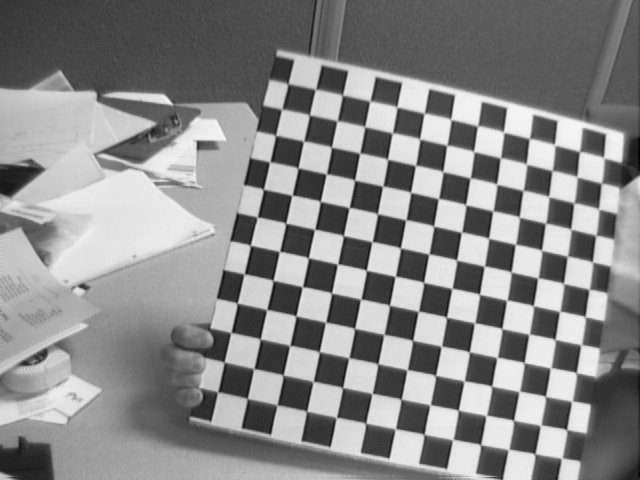
%> input picture computer_vision_Hui/camera_calibration_and_animation/reproj_driver_and_animation/Image16.tif, 640 x 480 px
$ octave reproj_driver_HuiShi.m   (GNU Octave 9; MATLAB toolbox functions it lacks are replaced by stand-ins)
%> lines starting %> are read from the running program, lines starting %| are printed output that depends on the picture
### computer_vision_Hui/camera_calibration_and_animation/reproj_driver_and_animation/project_points.m
function [xp,dxpdom,dxpdT,dxpdf,dxpdc,dxpdk] = project_points(X,om,T,f,c,k)

%project_points.m
%
%[xp,dxpdom,dxpdT,dxpdf,dxpdc,dxpdk] = project_points(X,om,T,f,c,k)
%
%Projects a 3D structure onto the image plane.
%
%INPUT: X: 3D structure in the world coordinate frame (3xN matrix for N points)
%       (om,T): Rigid motion parameters between world coordinate frame and camera reference frame
%               om: rotation vector (3x1 vector); T: translation vector (3x1 vector)
%       f: camera focal length in units of horizontal and vertical pixel units (2x1 vector)
%       c: principal point location in pixel units (2x1 vector)
%       k: Distortion coefficients (radial and tangential) (4x1 vector)
%
%OUTPUT: xp: Projected pixel coordinates (2xN matrix for N points)
%        dxpdom: Derivative of xp with respect to om ((2N)x3 matrix)
%        dxpdT: Derivative of xp with respect to T ((2N)x3 matrix)
%        dxpdf: Derivative of xp with respect to f ((2N)x2 matrix if f is 2x1, or (2N)x1 matrix is f is a scalar)
%        dxpdc: Derivative of xp with respect to c ((2N)x2 matrix)
%        dxpdk: Derivative of xp with respect to k ((2N)x4 matrix)
%
%Definitions:
%Let P be a point in 3D of coordinates X in the world reference frame (stored in the matrix X)
%The coordinate vector of P in the camera reference frame is: Xc = R*X + T
%where R is the rotation matrix corresponding to the rotation vector om: R = rodrigues(om);
%call x, y and z the 3 coordinates of Xc: x = Xc(1); y = Xc(2); z = Xc(3);
%The pinehole projection coordinates of P is [a;b] where a=x/z and b=y/z.
%call r^2 = a^2 + b^2.
%The distorted point coordinates are: xd = [xx;yy] where:
%
%xx = a * (1 + kc(1)*r^2 + kc(2)*r^4)      +      2*kc(3)*a*b + kc(4)*(r^2 + 2*a^2);
%yy = b * (1 + kc(1)*r^2 + kc(2)*r^4)      +      kc(3)*(r^2 + 2*b^2) + 2*kc(4)*a*b;
%
%The left terms correspond to radial distortion, the right terms correspond to tangential distortion
%
%Fianlly, convertion into pixel coordinates: The final pixel coordinates vector xp=[xxp;yyp] where:
%
%xxp = f(1)*xx + c(1)
%yyp = f(2)*yy + c(2)
%
%Reduced camera models: Currently manufactured cameras do not always justify this very general optical model.
%For example, it now customary to assume rectangular pixels, and thus assume zero skew (alpha_c=0).
%It is in fact a default setting of the toolbox (the skew coefficient not being estimated).
%Furthermore, the very generic (6th order radial + tangential) distortion model is often not considered completely.
%For standard field of views (non wide-angle cameras), it is often not necessary (and not recommended) to push
%the radial component of distortion model beyond the 4th order (i.e. keeping kc(5)=0). This is also a default setting of the toolbox.
%
%NOTE: About 90 percent of the code takes care fo computing the Jacobian matrices
%
%
%Important function called within that program:
%
%rodrigues.m: Computes the rotation matrix corresponding to a rotation vector
%
%rigid_motion.m: Computes the rigid motion transformation of a given structure


if nargin < 6, % nargin is number of input parameters
   k = zeros(4,1);
   if nargin < 5,
      c = zeros(2,1);
      if nargin < 4,
         f = ones(2,1); % why here is ones?
         if nargin < 3,
            T = zeros(3,1);
            if nargin < 2,
               om = zeros(3,1);
               if nargin < 1,
                  error('Need at least a 3D structure to project (in project_points.m)');
                  return;
               end;
            end;
         end;
      end;
   end;
end;


[m,n] = size(X); % X is 3*156

[Y,dYdom,dYdT] = rigid_motion(X,om,T); %Y: 3D coordinates of the structure points in the camera reference frame (3xN matrix for N points)


inv_Z = 1./Y(3,:);

x = (Y(1:2,:) .* (ones(2,1) * inv_Z)) ;


bb = (-x(1,:) .* inv_Z)'*ones(1,3);
cc = (-x(2,:) .* inv_Z)'*ones(1,3);


dxdom = zeros(2*n,3);
dxdom(1:2:end,:) = ((inv_Z')*ones(1,3)) .* dYdom(1:3:end,:) + bb .* dYdom(3:3:end,:);
dxdom(2:2:end,:) = ((inv_Z')*ones(1,3)) .* dYdom(2:3:end,:) + cc .* dYdom(3:3:end,:);

dxdT = zeros(2*n,3);
dxdT(1:2:end,:) = ((inv_Z')*ones(1,3)) .* dYdT(1:3:end,:) + bb .* dYdT(3:3:end,:);
dxdT(2:2:end,:) = ((inv_Z')*ones(1,3)) .* dYdT(2:3:end,:) + cc .* dYdT(3:3:end,:);


% Add distortion:

r2 = x(1,:).^2 + x(2,:).^2;


dr2dom = 2*((x(1,:)')*ones(1,3)) .* dxdom(1:2:end,:) + 2*((x(2,:)')*ones(1,3)) .* dxdom(2:2:end,:);
dr2dT = 2*((x(1,:)')*ones(1,3)) .* dxdT(1:2:end,:) + 2*((x(2,:)')*ones(1,3)) .* dxdT(2:2:end,:);


r4 = r2.^2;

dr4dom = 2*((r2')*ones(1,3)) .* dr2dom;
dr4dT = 2*((r2')*ones(1,3)) .* dr2dT;


% Radial distortion:

cdist = 1 + k(1) * r2 + k(2) * r4;

dcdistdom = k(1) * dr2dom + k(2) * dr4dom;
dcdistdT = k(1) * dr2dT+ k(2) * dr4dT;
dcdistdk = [ r2' r4' zeros(n,2)];


xd1 = x .* (ones(2,1)*cdist);

dxd1dom = zeros(2*n,3);
dxd1dom(1:2:end,:) = (x(1,:)'*ones(1,3)) .* dcdistdom;
dxd1dom(2:2:end,:) = (x(2,:)'*ones(1,3)) .* dcdistdom;
coeff = (reshape([cdist;cdist],2*n,1)*ones(1,3));
dxd1dom = dxd1dom + coeff.* dxdom;

dxd1dT = zeros(2*n,3);
dxd1dT(1:2:end,:) = (x(1,:)'*ones(1,3)) .* dcdistdT;
dxd1dT(2:2:end,:) = (x(2,:)'*ones(1,3)) .* dcdistdT;
dxd1dT = dxd1dT + coeff.* dxdT;

dxd1dk = zeros(2*n,4);
dxd1dk(1:2:end,:) = (x(1,:)'*ones(1,4)) .* dcdistdk;
dxd1dk(2:2:end,:) = (x(2,:)'*ones(1,4)) .* dcdistdk;


% tangential distortion:

a1 = 2.*x(1,:).*x(2,:);
a2 = r2 + 2*x(1,:).^2;
a3 = r2 + 2*x(2,:).^2;

delta_x = [k(3)*a1 + k(4)*a2 ;
   k(3) * a3 + k(4)*a1];


ddelta_xdx = zeros(2*n,2*n);
aa = (2*k(3)*x(2,:)+6*k(4)*x(1,:))'*ones(1,3);
bb = (2*k(3)*x(1,:)+2*k(4)*x(2,:))'*ones(1,3);
cc = (6*k(3)*x(2,:)+2*k(4)*x(1,:))'*ones(1,3);

ddelta_xdom = zeros(2*n,3);
ddelta_xdom(1:2:end,:) = aa .* dxdom(1:2:end,:) + bb .* dxdom(2:2:end,:);
ddelta_xdom(2:2:end,:) = bb .* dxdom(1:2:end,:) + cc .* dxdom(2:2:end,:);

ddelta_xdT = zeros(2*n,3);
ddelta_xdT(1:2:end,:) = aa .* dxdT(1:2:end,:) + bb .* dxdT(2:2:end,:);
ddelta_xdT(2:2:end,:) = bb .* dxdT(1:2:end,:) + cc .* dxdT(2:2:end,:);

ddelta_xdk = zeros(2*n,4);
ddelta_xdk(1:2:end,3) = a1';
ddelta_xdk(1:2:end,4) = a2';
ddelta_xdk(2:2:end,3) = a3';
ddelta_xdk(2:2:end,4) = a1';


xd2 = xd1 + delta_x;

dxd2dom = dxd1dom + ddelta_xdom ;
dxd2dT = dxd1dT + ddelta_xdT;
dxd2dk = dxd1dk + ddelta_xdk ;


% Pixel coordinates:
if length(f)>1,
    xp = xd2 .* (f * ones(1,n))  +  c*ones(1,n);
    coeff = reshape(f*ones(1,n),2*n,1);
    dxpdom = (coeff*ones(1,3)) .* dxd2dom;
    dxpdT = (coeff*ones(1,3)) .* dxd2dT;
    dxpdk = (coeff*ones(1,4)) .* dxd2dk;
    dxpdf = zeros(2*n,2);
    dxpdf(1:2:end,1) = xd2(1,:)';
    dxpdf(2:2:end,2) = xd2(2,:)';
else
    xp = f * xd2 + c*ones(1,n);
    dxpdom = f  * dxd2dom;
    dxpdT = f * dxd2dT;
    dxpdk = f  * dxd2dk;
    dxpdf = xd2(:);
end;

dxpdc = zeros(2*n,2);
dxpdc(1:2:end,1) = ones(n,1);
dxpdc(2:2:end,2) = ones(n,1);


return;

% Test of the Jacobians:

n = 10;

X = 10*randn(3,n);
om = randn(3,1);
T = [10*randn(2,1);40];
f = 1000*rand(2,1);
c = 1000*randn(2,1);
k = 0.5*randn(4,1);


[x,dxdom,dxdT,dxdf,dxdc,dxdk] = project_points(X,om,T,f,c,k);


% Test on om: OK

dom = 0.000000001 * norm(om)*randn(3,1);
om2 = om + dom;

[x2] = project_points(X,om2,T,f,c,k);

x_pred = x + reshape(dxdom * dom,2,n);


norm(x2-x)/norm(x2 - x_pred)


% Test on T: OK!!

dT = 0.0001 * norm(T)*randn(3,1);
T2 = T + dT;

[x2] = project_points(X,om,T2,f,c,k);

x_pred = x + reshape(dxdT * dT,2,n);


norm(x2-x)/norm(x2 - x_pred)


% Test on f: OK!!

df = 0.001 * norm(f)*randn(2,1);
f2 = f + df;

[x2] = project_points(X,om,T,f2,c,k);

x_pred = x + reshape(dxdf * df,2,n);


norm(x2-x)/norm(x2 - x_pred)


% Test on c: OK!!

dc = 0.01 * norm(c)*randn(2,1);
c2 = c + dc;

[x2] = project_points(X,om,T,f,c2,k);

x_pred = x + reshape(dxdc * dc,2,n);

norm(x2-x)/norm(x2 - x_pred)

% Test on k: OK!!

dk = 0.001 * norm(4)*randn(4,1);
k2 = k + dk;

[x2] = project_points(X,om,T,f,c,k2);

x_pred = x + reshape(dxdk * dk,2,n);

norm(x2-x)/norm(x2 - x_pred)

### computer_vision_Hui/camera_calibration_and_animation/reproj_driver_and_animation/rigid_motion.m
function [Y,dYdom,dYdT] = rigid_motion(X,om,T);

%rigid_motion.m
%
%[Y,dYdom,dYdT] = rigid_motion(X,om,T)
%
%Computes the rigid motion transformation Y = R*X+T, where R = rodrigues(om).
%
%INPUT: X: 3D structure in the world coordinate frame (3xN matrix for N points)
%       (om,T): Rigid motion parameters between world coordinate frame and camera reference frame
%               om: rotation vector (3x1 vector); T: translation vector (3x1 vector)
%
%OUTPUT: Y: 3D coordinates of the structure points in the camera reference frame (3xN matrix for N points)
%        dYdom: Derivative of Y with respect to om ((3N)x3 matrix)
%        dYdT: Derivative of Y with respect to T ((3N)x3 matrix)
%
%Definitions:
%Let P be a point in 3D of coordinates X in the world reference frame (stored in the matrix X)
%The coordinate vector of P in the camera reference frame is: Y = R*X + T
%where R is the rotation matrix corresponding to the rotation vector om: R = rodrigues(om);
%
%Important function called within that program:
%
%rodrigues.m: Computes the rotation matrix corresponding to a rotation vector


if nargin < 3,
   T = zeros(3,1);
   if nargin < 2,
      om = zeros(3,1);
      if nargin < 1,
         error('Need at least a 3D structure as input (in rigid_motion.m)');
         return;
      end;
   end;
end;


[R,dRdom] = rodrigues(om);

[m,n] = size(X);

Y = R*X + repmat(T,[1 n]); % copy T to 1*n

if nargout > 1,


dYdR = zeros(3*n,9);
dYdT = zeros(3*n,3);

dYdR(1:3:end,1:3:end) =  X';
dYdR(2:3:end,2:3:end) =  X';
dYdR(3:3:end,3:3:end) =  X';

dYdT(1:3:end,1) =  ones(n,1);
dYdT(2:3:end,2) =  ones(n,1);
dYdT(3:3:end,3) =  ones(n,1);

dYdom = dYdR * dRdom;

end;

### computer_vision_Hui/camera_calibration_and_animation/reproj_driver_and_animation/rodrigues.m
function	[out,dout]=rodrigues(in)

% RODRIGUES	Transform rotation matrix into rotation vector and viceversa.
%
%		Sintax:  [OUT]=RODRIGUES(IN)
% 		If IN is a 3x3 rotation matrix then OUT is the
%		corresponding 3x1 rotation vector
% 		if IN is a rotation 3-vector then OUT is the
%		corresponding 3x3 rotation matrix
%

%%
%%		Copyright (c) March 1993 -- Pietro Perona
%%		California Institute of Technology
%%

%% ALL CHECKED BY JEAN-YVES BOUGUET, October 1995.
%% FOR ALL JACOBIAN MATRICES !!! LOOK AT THE TEST AT THE END !!

%% BUG when norm(om)=pi fixed -- April 6th, 1997;
%% Jean-Yves Bouguet

%% Add projection of the 3x3 matrix onto the set of special ortogonal matrices SO(3) by SVD -- February 7th, 2003;
%% Jean-Yves Bouguet

% BUG FOR THE CASE norm(om)=pi fixed by Mike Burl on Feb 27, 2007


[m,n] = size(in);
%bigeps = 10e+4*eps;
bigeps = 10e+20*eps;

if ((m==1) & (n==3)) | ((m==3) & (n==1)) %% it is a rotation vector
    theta = norm(in);
    if theta < eps
        R = eye(3);

        %if nargout > 1,

        dRdin = [0 0 0;
            0 0 1;
            0 -1 0;
            0 0 -1;
            0 0 0;
            1 0 0;
            0 1 0;
            -1 0 0;
            0 0 0];

        %end;

    else
        if n==length(in)  in=in'; end; 	%% make it a column vec. if necess.

        %m3 = [in,theta]

        dm3din = [eye(3);in'/theta];

        omega = in/theta;

        %m2 = [omega;theta]

        dm2dm3 = [eye(3)/theta -in/theta^2; zeros(1,3) 1];

        alpha = cos(theta);
        beta = sin(theta);
        gamma = 1-cos(theta);
        omegav=[[0 -omega(3) omega(2)];[omega(3) 0 -omega(1)];[-omega(2) omega(1) 0 ]];
        A = omega*omega';

        %m1 = [alpha;beta;gamma;omegav;A];

        dm1dm2 = zeros(21,4);
        dm1dm2(1,4) = -sin(theta);
        dm1dm2(2,4) = cos(theta);
        dm1dm2(3,4) = sin(theta);
        dm1dm2(4:12,1:3) = [0 0 0 0 0 1 0 -1 0;
            0 0 -1 0 0 0 1 0 0;
            0 1 0 -1 0 0 0 0 0]';

        w1 = omega(1);
        w2 = omega(2);
        w3 = omega(3);

        dm1dm2(13:21,1) = [2*w1;w2;w3;w2;0;0;w3;0;0];
        dm1dm2(13: 21,2) = [0;w1;0;w1;2*w2;w3;0;w3;0];
        dm1dm2(13:21,3) = [0;0;w1;0;0;w2;w1;w2;2*w3];

        R = eye(3)*alpha + omegav*beta + A*gamma;

        dRdm1 = zeros(9,21);

        dRdm1([1 5 9],1) = ones(3,1);
        dRdm1(:,2) = omegav(:);
        dRdm1(:,4:12) = beta*eye(9);
        dRdm1(:,3) = A(:);
        dRdm1(:,13:21) = gamma*eye(9);

        dRdin = dRdm1 * dm1dm2 * dm2dm3 * dm3din;


    end;
    out = R;
    dout = dRdin;

    %% it is prob. a rot matr.
elseif ((m==n) & (m==3) & (norm(in' * in - eye(3)) < bigeps)...
        & (abs(det(in)-1) < bigeps))
    R = in;

    % project the rotation matrix to SO(3);
    [U,S,V] = svd(R);
    R = U*V';

    tr = (trace(R)-1)/2;
    dtrdR = [1 0 0 0 1 0 0 0 1]/2;
    theta = real(acos(tr));


    if sin(theta) >= 1e-4,

        dthetadtr = -1/sqrt(1-tr^2);

        dthetadR = dthetadtr * dtrdR;
        % var1 = [vth;theta];
        vth = 1/(2*sin(theta));
        dvthdtheta = -vth*cos(theta)/sin(theta);
        dvar1dtheta = [dvthdtheta;1];

        dvar1dR =  dvar1dtheta * dthetadR;


        om1 = [R(3,2)-R(2,3), R(1,3)-R(3,1), R(2,1)-R(1,2)]';

        dom1dR = [0 0 0 0 0 1 0 -1 0;
            0 0 -1 0 0 0 1 0 0;
            0 1 0 -1 0 0 0 0 0];

        % var = [om1;vth;theta];
        dvardR = [dom1dR;dvar1dR];

        % var2 = [om;theta];
        om = vth*om1;
        domdvar = [vth*eye(3) om1 zeros(3,1)];
        dthetadvar = [0 0 0 0 1];
        dvar2dvar = [domdvar;dthetadvar];


        out = om*theta;
        domegadvar2 = [theta*eye(3) om];

        dout = domegadvar2 * dvar2dvar * dvardR;


    else
        if tr > 0; 			% case norm(om)=0;

            out = [0 0 0]';

            dout = [0 0 0 0 0 1/2 0 -1/2 0;
                0 0 -1/2 0 0 0 1/2 0 0;
                0 1/2 0 -1/2 0 0 0 0 0];
        else

            % case norm(om)=pi;
            if(0)

                %% fixed April 6th by Bouguet -- not working in all cases!
                out = theta * (sqrt((diag(R)+1)/2).*[1;2*(R(1,2:3)>=0)'-1]);
                %keyboard;

            else

                % Solution by Mike Burl on Feb 27, 2007
                % This is a better way to determine the signs of the
                % entries of the rotation vector using a hash table on all
                % the combinations of signs of a pairs of products (in the
                % rotation matrix)

                % Define hashvec and Smat
                hashvec = [0; -1; -3; -9; 9; 3; 1; 13; 5; -7; -11];
                Smat = [1,1,1; 1,0,-1; 0,1,-1; 1,-1,0; 1,1,0; 0,1,1; 1,0,1; 1,1,1; 1,1,-1;
                    1,-1,-1; 1,-1,1];

                M = (R+eye(3,3))/2;
                uabs = sqrt(M(1,1));
                vabs = sqrt(M(2,2));
                wabs = sqrt(M(3,3));

                mvec = [M(1,2), M(2,3), M(1,3)];
                syn  = ((mvec > 1e-4) - (mvec < -1e-4)); % robust sign() function
                hash = syn * [9; 3; 1];
                idx = find(hash == hashvec);
                svec = Smat(idx,:)';

                out = theta * [uabs; vabs; wabs] .* svec;

            end;

            if nargout > 1,
                fprintf(1,'WARNING!!!! Jacobian domdR undefined!!!\n');
                dout = NaN*ones(3,9);
            end;
        end;
    end;

else
    error('Neither a rotation matrix nor a rotation vector were provided');
end;

return;

%% test of the Jacobians:

%%%% TEST OF dRdom:
om = randn(3,1);
dom = randn(3,1)/1000000;

[R1,dR1] = rodrigues(om);
R2 = rodrigues(om+dom);

R2a = R1 + reshape(dR1 * dom,3,3);

gain = norm(R2 - R1)/norm(R2 - R2a)

%%% TEST OF dOmdR:
om = randn(3,1);
R = rodrigues(om);
dom = randn(3,1)/10000;
dR = rodrigues(om+dom) - R;

[omc,domdR] = rodrigues(R);
[om2] = rodrigues(R+dR);

om_app = omc + domdR*dR(:);

gain = norm(om2 - omc)/norm(om2 - om_app)


%%% OTHER BUG: (FIXED NOW!!!)

omu = randn(3,1);
omu = omu/norm(omu)
om = pi*omu;
[R,dR]= rodrigues(om);
[om2] = rodrigues(R);
[om om2]

%%% NORMAL OPERATION

om = randn(3,1);
[R,dR]= rodrigues(om);
[om2] = rodrigues(R);
[om om2]

return

% Test: norm(om) = pi

u = randn(3,1);
u = u / sqrt(sum(u.^2));
om = pi*u;
R = rodrigues(om);

R2 = rodrigues(rodrigues(R));

norm(R - R2)

### computer_vision_Hui/camera_calibration_and_animation/reproj_driver_and_animation/reproj_driver_HuiShi.m

% Reprojecting 3D points on 2D images

close all
clear all

% load the 3D points and calib results
points_3D = load(['3D_points_HuiShi.mat']);
camera = load(['Calib_Results.mat']);

% load the image, each grid on the chessboard is 30*30 mm
ImageIN=imread('Image16.tif');
%> ImageIN is the input picture: size 480x640 uint8; min 1, max 251, mean 137.2

% show the 3D Points on figure 1, the shape is triangle
X=points_3D.points_3D
figure(1)
plot3(X(1,:),X(2,:), X(3,:), 'o');

% the matrix of intrinsic parameters:
KK = camera.KK; % KK = [f(1) alpha_c*f(1)  c(1);  0  f(2)  c(2);  0 0 1];

% the matrix of extrinsic parameters:
R = camera.Rc_16;
T=camera.Tc_16;

% the PPM
P = KK *[R T];

% reproject the 3D points to 2D points using the obtained PPM
homogeneous_3d =[X' ones(size(X',1),1)]; % X' is n*3, homogeneous_3d is n*4, n is the number of points
homogeneous_2d = P*homogeneous_3d' ; % P is 3*4, homogeneous_3d' is 4*n, homogeneous_2d is 3*n
pixel_2d = homogeneous_2d(1:2,:)./ [homogeneous_2d(3,:)' homogeneous_2d(3,:)']'; % pixel_2d is 2*n
u = round(pixel_2d(1,:))'; % take the first row of pixel_2d
v = round(pixel_2d(2,:))'; % take the second row of pixel_2d

% show the obtained 2D points on figure2
figure(2)
imshow(ImageIN);
hold on
plot(u, v, 'b+');
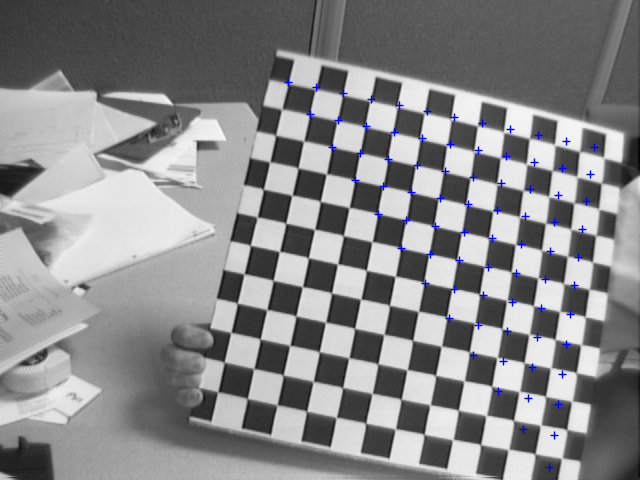
%> figure redrawn from the program's plot data


%Alternative (with Radial Distortion):
om=camera.omc_16; % Rc_16 = rodrigues(omc_16), omc_16 is rotation vector
f=camera.fc; % The focal length in pixels is stored in the 2x1 vector fc.
c=camera.cc; % The principal point coordinates are stored in the 2x1 vector cc.
k=camera.kc; % The image distortion coefficients (radial and tangential distortions) are stored in the 5x1 vector kc

%xp: Projected pixel coordinates (2xN matrix for N points)
[xp,dxpdom,dxpdT,dxpdf,dxpdc,dxpdk] = project_points(X,om,T,f,c,k);

% show the obtained 2D points on figure 3
figure(3)
imshow(ImageIN);
hold on
plot(xp(1,:), xp(2,:), 'r+');
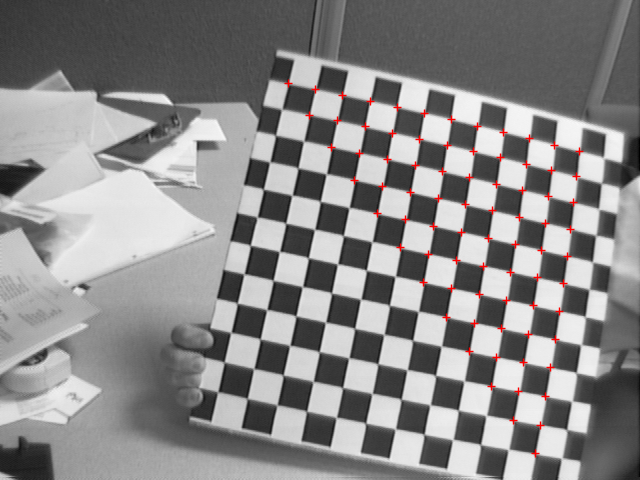
%> figure redrawn from the program's plot data

% Special Effect:
% switch the triangle from a upper triangle to a lower triangle on the chessboard
% by switching the x and y coordinates
X_lower_triangle = X;
X_lower_triangle(1,:) =X(2,:);
X_lower_triangle(2,:) =X(1,:);
% show the 3D points on figure 1
figure(1)
hold on
plot3(X_lower_triangle(1,:),X_lower_triangle(2,:), X_lower_triangle(3,:), 'b+');
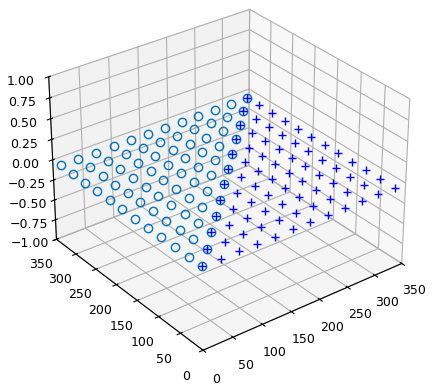
%> figure redrawn from the program's plot data
% reproject the lower triangle on figure 4
[xp_lower_triangle,dxpdom,dxpdT,dxpdf,dxpdc,dxpdk] = project_points(X_lower_triangle,om,T,f,c,k);
figure(4)
imshow(ImageIN);
hold on
plot(xp_lower_triangle(1,:), xp_lower_triangle(2,:), 'b+');
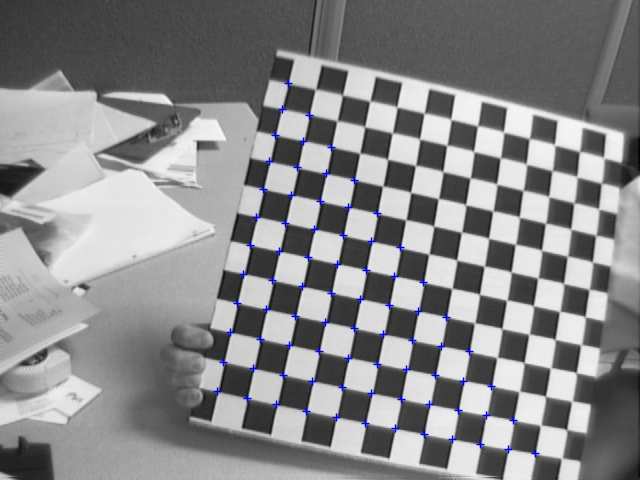
%> figure redrawn from the program's plot data
